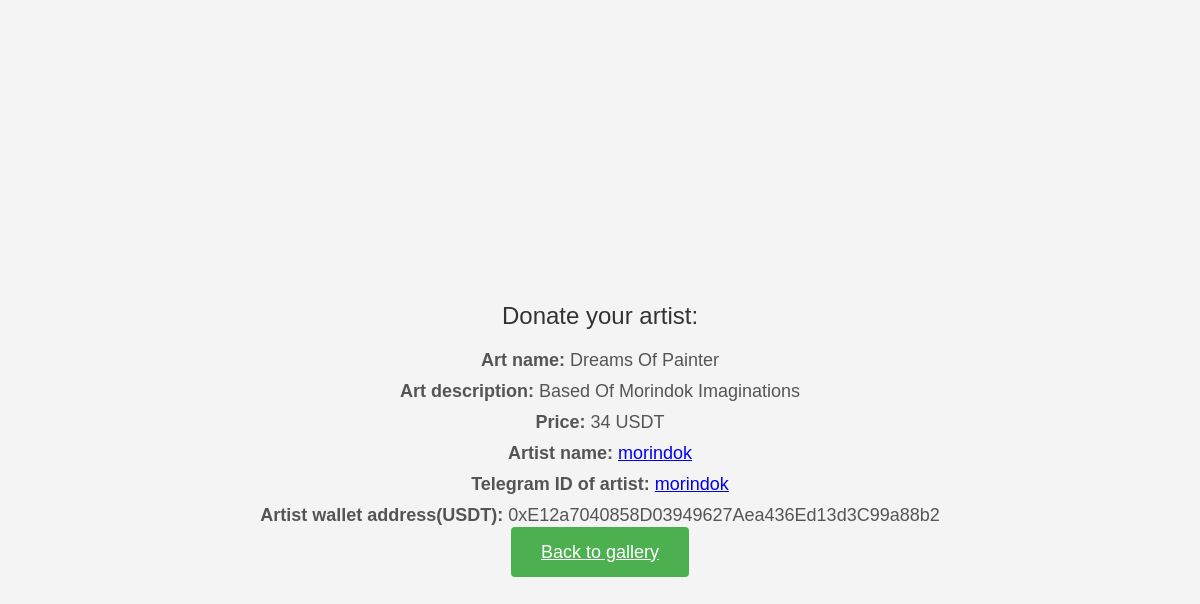
The app's page /purchase/1/ (signed in) with its own data.
### accounts/models.py (models this page shows, shortened)
class Artwork(models.Model):
    title = models.CharField(max_length=35)
    description = models.TextField(max_length=100)
    price = models.PositiveIntegerField(default=0, max_length=10000000)
    image = models.ImageField(upload_to='public_html/media')
    uploaded_by = models.ForeignKey(User, on_delete=models.CASCADE, related_name='uploaded_by_artworks')
    approved = models.BooleanField(default=False)
    likes = models.IntegerField(default=0)
    liked_by = models.ManyToManyField(User, related_name='liked_artworks', blank=True)
    comments = models.ManyToManyField(Comment, related_name='artwork_comments')
    current_bid_amount = models.PositiveIntegerField(default=0, verbose_name='مبلغ فعلی مزایده')
    current_highest_bidder = models.ForeignKey(User, on_delete=models.SET_NULL, null=True, related_name='current_highest_bidder_artworks')

class UserProfile(models.Model):
    user = models.OneToOneField(User, on_delete=models.CASCADE)
    is_complete = models.BooleanField(default=False)
    phone_number = models.CharField(max_length=15, null=True, blank=True)
    first_name = models.CharField(max_length=30, null=True, blank=True)
    last_name = models.CharField(max_length=30, null=True, blank=True)
    national_code = models.CharField(max_length=10, null=True, blank=True)
    email = models.EmailField(null=True, blank=True)
    telegramID = models.CharField(max_length=30, null=True, blank=True)
    digital_wallet_address = models.CharField(max_length=250, null=True, blank=True)
    total_artistic_value = models.PositiveIntegerField(default=0, verbose_name='ارزش هنری کل')

### accounts/views.py (the view)
# urls.py: path('purchase/<int:artwork_id>/', purchase, name='purchase'),
def purchase(request, artwork_id):
    if request.user.is_authenticated:
        artwork = get_object_or_404(Artwork, id=artwork_id)
        context = {
            'artwork': artwork,
            'user_nickname': request.user.username,
            'user_telegram_id': request.user.userprofile.telegramID,
            'digital_wallet_address': request.user.userprofile.digital_wallet_address,
        }
        return render(request, 'purchase.html', context)
    else:
        return redirect('login')

### accounts/templates/purchase.html (shortened to what this page needs)
<!DOCTYPE html>
<html lang="fa">
<head>
</head>
<body>
<div class="container">
    <p>Donate your artist:</p>
    <ul>
        <li><strong>Art name:</strong> {{ artwork.title }}</li>
        <li><strong>Art description:</strong> {{ artwork.description }}</li>
        <li><strong>Price:</strong> {{ artwork.price }} USDT</li>
        <li><strong>Artist name:</strong> <a href="{% url 'user_gallery' username=artwork.uploaded_by.username %}">
            {{ artwork.uploaded_by.username }}
        </a>
</li>
         <li><strong>Telegram ID of artist:</strong> <a href="https://t.me/{{ artwork.uploaded_by.userprofile.telegramID }}" target="_blank">{{ artwork.uploaded_by.userprofile.telegramID }}</a></li>
        <li><strong>Artist wallet address(USDT):</strong> {{ artwork.uploaded_by.userprofile.digital_wallet_address }}</li>
    </ul>
    <a id="back" type="button" href="{% url 'gallery' %}">Back to gallery</a>
</div>
</body>
</html>

### accounts/templates/purchase.html (style rules this page uses)
body { font-family: 'Tahoma', sans-serif; background-color: #f4f4f4; margin: 0; padding: 20px; display: flex; align-items: center; justify-content: center; flex-direction: column; min-height: 100vh; }
.container { text-align: center; }
p { font-size: 24px; color: #333; margin-bottom: 20px; }
ul { list-style-type: none; padding: 0; }
li { font-size: 18px; color: #555; margin-bottom: 10px; }
#back { background-color: #4CAF50; color: white; padding: 15px 30px; border: none; border-radius: 4px; cursor: pointer; font-size: 18px; transition: background-color 0.3s ease; }

### records on screen
Artwork: title "Dreams Of Painter", description "Based Of Morindok Imaginations", price "34", uploaded_by.username "morindok", uploaded_by.userprofile.telegramID "morindok", uploaded_by.userprofile.digital_wallet_address "0xE12a7040858D03949627Aea436Ed13d3C99a88b2"
